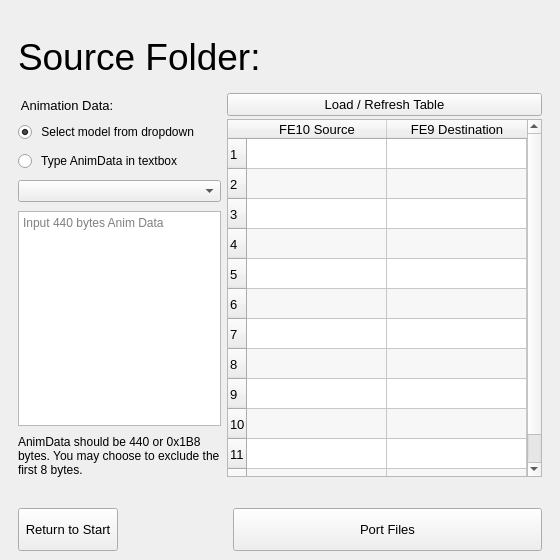
<?xml version="1.0" encoding="UTF-8"?>
<ui version="4.0">
 <class>MainWindow</class>
 <widget class="QMainWindow" name="MainWindow">
  <property name="geometry">
   <rect>
    <x>0</x>
    <y>0</y>
    <width>560</width>
    <height>560</height>
   </rect>
  </property>
  <property name="windowTitle">
   <string>MainWindow</string>
  </property>
  <widget class="QWidget" name="centralwidget">
   <layout class="QVBoxLayout" name="verticalLayout_3">
    <property name="bottomMargin">
     <number>0</number>
    </property>
    <item>
     <widget class="QStackedWidget" name="stackedWidget">
      <property name="minimumSize">
       <size>
        <width>446</width>
        <height>401</height>
       </size>
      </property>
      <property name="maximumSize">
       <size>
        <width>16777215</width>
        <height>16777215</height>
       </size>
      </property>
      <property name="font">
       <font>
        <bold>false</bold>
       </font>
      </property>
      <property name="currentIndex">
       <number>1</number>
      </property>
      <widget class="QWidget" name="Start_0">
       <layout class="QVBoxLayout" name="verticalLayout_2">
        <property name="leftMargin">
         <number>0</number>
        </property>
        <property name="topMargin">
         <number>0</number>
        </property>
        <property name="rightMargin">
         <number>0</number>
        </property>
        <property name="bottomMargin">
         <number>0</number>
        </property>
        <item>
         <widget class="QScrollArea" name="scrollArea_0">
          <property name="minimumSize">
           <size>
            <width>10</width>
            <height>384</height>
           </size>
          </property>
          <property name="frameShape">
           <enum>QFrame::Shape::NoFrame</enum>
          </property>
          <property name="widgetResizable">
           <bool>true</bool>
          </property>
          <widget class="QWidget" name="scrollAreaWidgetContents_0">
           <property name="geometry">
            <rect>
             <x>0</x>
             <y>0</y>
             <width>542</width>
             <height>551</height>
            </rect>
           </property>
           <layout class="QVBoxLayout" name="verticalLayout_5">
            <item>
             <widget class="QFrame" name="frame_top_0">
              <property name="sizePolicy">
               <sizepolicy hsizetype="Expanding" vsizetype="Expanding">
                <horstretch>0</horstretch>
                <verstretch>0</verstretch>
               </sizepolicy>
              </property>
              <property name="frameShape">
               <enum>QFrame::Shape::NoFrame</enum>
              </property>
              <property name="frameShadow">
               <enum>QFrame::Shadow::Raised</enum>
              </property>
              <layout class="QHBoxLayout" name="horizontalLayout_6">
               <property name="leftMargin">
                <number>9</number>
               </property>
               <property name="topMargin">
                <number>18</number>
               </property>
               <property name="rightMargin">
                <number>0</number>
               </property>
               <property name="bottomMargin">
                <number>0</number>
               </property>
               <item>
                <widget class="QFrame" name="frame_top_0a">
                 <property name="sizePolicy">
                  <sizepolicy hsizetype="Expanding" vsizetype="Expanding">
                   <horstretch>0</horstretch>
                   <verstretch>0</verstretch>
                  </sizepolicy>
                 </property>
                 <property name="frameShape">
                  <enum>QFrame::Shape::NoFrame</enum>
                 </property>
                 <property name="frameShadow">
                  <enum>QFrame::Shadow::Raised</enum>
                 </property>
                 <layout class="QHBoxLayout" name="horizontalLayout_7">
                  <property name="leftMargin">
                   <number>0</number>
                  </property>
                  <property name="topMargin">
                   <number>0</number>
                  </property>
                  <property name="rightMargin">
                   <number>0</number>
                  </property>
                  <property name="bottomMargin">
                   <number>0</number>
                  </property>
                  <item>
                   <widget class="QLabel" name="title_0">
                    <property name="minimumSize">
                     <size>
                      <width>120</width>
                      <height>50</height>
                     </size>
                    </property>
                    <property name="font">
                     <font>
                      <family>Segoe UI</family>
                      <pointsize>28</pointsize>
                      <bold>false</bold>
                     </font>
                    </property>
                    <property name="toolTip">
                     <string>&lt;html&gt;&lt;head/&gt;&lt;body&gt;&lt;p&gt;Port models from FE10 to FE9. This app can copy, rename, and edit hex data from Radiant Dawn ymu files for use in Path of Radiance&lt;/p&gt;&lt;/body&gt;&lt;/html&gt;</string>
                    </property>
                    <property name="text">
                     <string>0. Start</string>
                    </property>
                    <property name="alignment">
                     <set>Qt::AlignmentFlag::AlignLeading|Qt::AlignmentFlag::AlignLeft|Qt::AlignmentFlag::AlignVCenter</set>
                    </property>
                    <property name="wordWrap">
                     <bool>true</bool>
                    </property>
                   </widget>
                  </item>
                  <item>
                   <widget class="QFrame" name="frame_top_spacer_0">
                    <property name="sizePolicy">
                     <sizepolicy hsizetype="Expanding" vsizetype="Expanding">
                      <horstretch>4</horstretch>
                      <verstretch>0</verstretch>
                     </sizepolicy>
                    </property>
                    <property name="minimumSize">
                     <size>
                      <width>200</width>
                      <height>0</height>
                     </size>
                    </property>
                    <property name="maximumSize">
                     <size>
                      <width>111</width>
                      <height>71</height>
                     </size>
                    </property>
                    <property name="frameShape">
                     <enum>QFrame::Shape::NoFrame</enum>
                    </property>
                    <property name="frameShadow">
                     <enum>QFrame::Shadow::Raised</enum>
                    </property>
                   </widget>
                  </item>
                 </layout>
                </widget>
               </item>
              </layout>
             </widget>
            </item>
            <item>
             <widget class="QWidget" name="widget_upper_spacer_0" native="true">
              <property name="sizePolicy">
               <sizepolicy hsizetype="Preferred" vsizetype="Preferred">
                <horstretch>0</horstretch>
                <verstretch>0</verstretch>
               </sizepolicy>
              </property>
              <property name="minimumSize">
               <size>
                <width>0</width>
                <height>100</height>
               </size>
              </property>
             </widget>
            </item>
            <item>
             <widget class="QFrame" name="frame_middle_0">
              <property name="sizePolicy">
               <sizepolicy hsizetype="Expanding" vsizetype="Preferred">
                <horstretch>0</horstretch>
                <verstretch>3</verstretch>
               </sizepolicy>
              </property>
              <property name="frameShape">
               <enum>QFrame::Shape::NoFrame</enum>
              </property>
              <property name="frameShadow">
               <enum>QFrame::Shadow::Raised</enum>
              </property>
              <layout class="QVBoxLayout" name="verticalLayout">
               <property name="spacing">
                <number>24</number>
               </property>
               <property name="leftMargin">
                <number>0</number>
               </property>
               <property name="topMargin">
                <number>0</number>
               </property>
               <property name="rightMargin">
                <number>0</number>
               </property>
               <property name="bottomMargin">
                <number>0</number>
               </property>
               <item>
                <widget class="QFrame" name="frame_input_0">
                 <property name="sizePolicy">
                  <sizepolicy hsizetype="Expanding" vsizetype="Expanding">
                   <horstretch>0</horstretch>
                   <verstretch>2</verstretch>
                  </sizepolicy>
                 </property>
                 <property name="layoutDirection">
                  <enum>Qt::LayoutDirection::LeftToRight</enum>
                 </property>
                 <property name="frameShape">
                  <enum>QFrame::Shape::NoFrame</enum>
                 </property>
                 <property name="frameShadow">
                  <enum>QFrame::Shadow::Raised</enum>
                 </property>
                 <layout class="QHBoxLayout" name="horizontalLayout_8">
                  <property name="spacing">
                   <number>3</number>
                  </property>
                  <property name="leftMargin">
                   <number>0</number>
                  </property>
                  <property name="topMargin">
                   <number>9</number>
                  </property>
                  <property name="rightMargin">
                   <number>0</number>
                  </property>
                  <property name="bottomMargin">
                   <number>9</number>
                  </property>
                  <item>
                   <widget class="QFrame" name="frame_input_0a">
                    <property name="sizePolicy">
                     <sizepolicy hsizetype="Expanding" vsizetype="Expanding">
                      <horstretch>1</horstretch>
                      <verstretch>2</verstretch>
                     </sizepolicy>
                    </property>
                    <property name="frameShape">
                     <enum>QFrame::Shape::NoFrame</enum>
                    </property>
                    <property name="frameShadow">
                     <enum>QFrame::Shadow::Raised</enum>
                    </property>
                    <layout class="QVBoxLayout" name="verticalLayout_10">
                     <property name="spacing">
                      <number>3</number>
                     </property>
                     <property name="leftMargin">
                      <number>0</number>
                     </property>
                     <property name="topMargin">
                      <number>0</number>
                     </property>
                     <property name="rightMargin">
                      <number>0</number>
                     </property>
                     <property name="bottomMargin">
                      <number>0</number>
                     </property>
                     <item>
                      <widget class="QLineEdit" name="lineEdit_input_0">
                       <property name="sizePolicy">
                        <sizepolicy hsizetype="Expanding" vsizetype="Expanding">
                         <horstretch>0</horstretch>
                         <verstretch>0</verstretch>
                        </sizepolicy>
                       </property>
                       <property name="minimumSize">
                        <size>
                         <width>391</width>
                         <height>34</height>
                        </size>
                       </property>
                       <property name="maximumSize">
                        <size>
                         <width>16777215</width>
                         <height>34</height>
                        </size>
                       </property>
                       <property name="font">
                        <font>
                         <pointsize>10</pointsize>
                         <bold>false</bold>
                        </font>
                       </property>
                       <property name="text">
                        <string/>
                       </property>
                       <property name="clearButtonEnabled">
                        <bool>true</bool>
                       </property>
                      </widget>
                     </item>
                     <item>
                      <widget class="QPushButton" name="button_input_0">
                       <property name="sizePolicy">
                        <sizepolicy hsizetype="Expanding" vsizetype="Expanding">
                         <horstretch>0</horstretch>
                         <verstretch>2</verstretch>
                        </sizepolicy>
                       </property>
                       <property name="minimumSize">
                        <size>
                         <width>0</width>
                         <height>31</height>
                        </size>
                       </property>
                       <property name="maximumSize">
                        <size>
                         <width>16777215</width>
                         <height>31</height>
                        </size>
                       </property>
                       <property name="font">
                        <font>
                         <pointsize>10</pointsize>
                         <bold>false</bold>
                        </font>
                       </property>
                       <property name="toolTip">
                        <string>&lt;html&gt;&lt;head/&gt;&lt;body&gt;&lt;p&gt;Choose an input model folder from FE10's ymu folder&lt;/p&gt;&lt;/body&gt;&lt;/html&gt;</string>
                       </property>
                       <property name="text">
                        <string>Select Input Folder</string>
                       </property>
                      </widget>
                     </item>
                    </layout>
                   </widget>
                  </item>
                 </layout>
                </widget>
               </item>
               <item>
                <widget class="QFrame" name="frame_output_0">
                 <property name="sizePolicy">
                  <sizepolicy hsizetype="Expanding" vsizetype="Expanding">
                   <horstretch>0</horstretch>
                   <verstretch>2</verstretch>
                  </sizepolicy>
                 </property>
                 <property name="layoutDirection">
                  <enum>Qt::LayoutDirection::LeftToRight</enum>
                 </property>
                 <property name="frameShape">
                  <enum>QFrame::Shape::NoFrame</enum>
                 </property>
                 <property name="frameShadow">
                  <enum>QFrame::Shadow::Raised</enum>
                 </property>
                 <layout class="QHBoxLayout" name="horizontalLayout_9">
                  <property name="spacing">
                   <number>3</number>
                  </property>
                  <property name="leftMargin">
                   <number>0</number>
                  </property>
                  <property name="topMargin">
                   <number>0</number>
                  </property>
                  <property name="rightMargin">
                   <number>0</number>
                  </property>
                  <property name="bottomMargin">
                   <number>0</number>
                  </property>
                  <item>
                   <widget class="QFrame" name="frame_0_output_a">
                    <property name="sizePolicy">
                     <sizepolicy hsizetype="Expanding" vsizetype="Expanding">
                      <horstretch>1</horstretch>
                      <verstretch>2</verstretch>
                     </sizepolicy>
                    </property>
                    <property name="frameShape">
                     <enum>QFrame::Shape::NoFrame</enum>
                    </property>
                    <property name="frameShadow">
                     <enum>QFrame::Shadow::Raised</enum>
                    </property>
                    <layout class="QVBoxLayout" name="verticalLayout_11">
                     <property name="spacing">
                      <number>3</number>
                     </property>
                     <property name="leftMargin">
                      <number>0</number>
                     </property>
                     <property name="topMargin">
                      <number>0</number>
                     </property>
                     <property name="rightMargin">
                      <number>0</number>
                     </property>
                     <property name="bottomMargin">
                      <number>0</number>
                     </property>
                     <item>
                      <widget class="QLineEdit" name="lineEdit_output_0">
                       <property name="sizePolicy">
                        <sizepolicy hsizetype="Expanding" vsizetype="Expanding">
                         <horstretch>0</horstretch>
                         <verstretch>0</verstretch>
                        </sizepolicy>
                       </property>
                       <property name="minimumSize">
                        <size>
                         <width>391</width>
                         <height>34</height>
                        </size>
                       </property>
                       <property name="maximumSize">
                        <size>
                         <width>16777215</width>
                         <height>39</height>
                        </size>
                       </property>
                       <property name="font">
                        <font>
                         <pointsize>10</pointsize>
                         <bold>false</bold>
                        </font>
                       </property>
                       <property name="text">
                        <string/>
                       </property>
                       <property name="clearButtonEnabled">
                        <bool>true</bool>
                       </property>
                      </widget>
                     </item>
                     <item>
                      <widget class="QPushButton" name="button_output_0">
                       <property name="sizePolicy">
                        <sizepolicy hsizetype="Expanding" vsizetype="Expanding">
                         <horstretch>0</horstretch>
                         <verstretch>2</verstretch>
                        </sizepolicy>
                       </property>
                       <property name="minimumSize">
                        <size>
                         <width>0</width>
                         <height>31</height>
                        </size>
                       </property>
                       <property name="maximumSize">
                        <size>
                         <width>16777215</width>
                         <height>31</height>
                        </size>
                       </property>
                       <property name="font">
                        <font>
                         <pointsize>10</pointsize>
                         <bold>false</bold>
                        </font>
                       </property>
                       <property name="toolTip">
                        <string>&lt;html&gt;&lt;head/&gt;&lt;body&gt;&lt;p&gt;Select an output folder. This should function as a new FE9 ymu model folder&lt;/p&gt;&lt;/body&gt;&lt;/html&gt;</string>
                       </property>
                       <property name="text">
                        <string>Select Output Folder</string>
                       </property>
                      </widget>
                     </item>
                    </layout>
                   </widget>
                  </item>
                 </layout>
                </widget>
               </item>
              </layout>
             </widget>
            </item>
            <item>
             <widget class="QWidget" name="widget_lower_spacer_0" native="true">
              <property name="sizePolicy">
               <sizepolicy hsizetype="Preferred" vsizetype="Preferred">
                <horstretch>1</horstretch>
                <verstretch>4</verstretch>
               </sizepolicy>
              </property>
              <property name="minimumSize">
               <size>
                <width>0</width>
                <height>100</height>
               </size>
              </property>
             </widget>
            </item>
            <item>
             <widget class="QFrame" name="frame_bottom_0">
              <property name="sizePolicy">
               <sizepolicy hsizetype="Expanding" vsizetype="Expanding">
                <horstretch>0</horstretch>
                <verstretch>1</verstretch>
               </sizepolicy>
              </property>
              <property name="maximumSize">
               <size>
                <width>16777215</width>
                <height>16777215</height>
               </size>
              </property>
              <property name="frameShape">
               <enum>QFrame::Shape::NoFrame</enum>
              </property>
              <property name="frameShadow">
               <enum>QFrame::Shadow::Raised</enum>
              </property>
              <layout class="QHBoxLayout" name="horizontalLayout_10">
               <property name="leftMargin">
                <number>0</number>
               </property>
               <property name="topMargin">
                <number>0</number>
               </property>
               <property name="rightMargin">
                <number>0</number>
               </property>
               <property name="bottomMargin">
                <number>0</number>
               </property>
               <item>
                <widget class="QWidget" name="frame_0_bottom_spacer_n" native="true">
                 <property name="sizePolicy">
                  <sizepolicy hsizetype="Preferred" vsizetype="Preferred">
                   <horstretch>4</horstretch>
                   <verstretch>0</verstretch>
                  </sizepolicy>
                 </property>
                 <property name="maximumSize">
                  <size>
                   <width>16777215</width>
                   <height>50</height>
                  </size>
                 </property>
                </widget>
               </item>
               <item>
                <widget class="QPushButton" name="button_next_0">
                 <property name="sizePolicy">
                  <sizepolicy hsizetype="Preferred" vsizetype="Preferred">
                   <horstretch>1</horstretch>
                   <verstretch>0</verstretch>
                  </sizepolicy>
                 </property>
                 <property name="minimumSize">
                  <size>
                   <width>79</width>
                   <height>24</height>
                  </size>
                 </property>
                 <property name="maximumSize">
                  <size>
                   <width>200</width>
                   <height>16777215</height>
                  </size>
                 </property>
                 <property name="font">
                  <font>
                   <pointsize>10</pointsize>
                   <bold>false</bold>
                  </font>
                 </property>
                 <property name="text">
                  <string>Next</string>
                 </property>
                </widget>
               </item>
              </layout>
             </widget>
            </item>
           </layout>
          </widget>
         </widget>
        </item>
       </layout>
      </widget>
      <widget class="QWidget" name="Port_1">
       <layout class="QVBoxLayout" name="verticalLayout_19">
        <property name="leftMargin">
         <number>0</number>
        </property>
        <property name="topMargin">
         <number>0</number>
        </property>
        <property name="rightMargin">
         <number>0</number>
        </property>
        <property name="bottomMargin">
         <number>0</number>
        </property>
        <item>
         <widget class="QScrollArea" name="scrollArea_1">
          <property name="minimumSize">
           <size>
            <width>10</width>
            <height>384</height>
           </size>
          </property>
          <property name="frameShape">
           <enum>QFrame::Shape::NoFrame</enum>
          </property>
          <property name="widgetResizable">
           <bool>true</bool>
          </property>
          <widget class="QWidget" name="scrollAreaWidgetContents_1">
           <property name="geometry">
            <rect>
             <x>0</x>
             <y>0</y>
             <width>542</width>
             <height>551</height>
            </rect>
           </property>
           <layout class="QVBoxLayout" name="verticalLayout_4">
            <property name="bottomMargin">
             <number>9</number>
            </property>
            <item>
             <widget class="QFrame" name="frame_top_1">
              <property name="sizePolicy">
               <sizepolicy hsizetype="Expanding" vsizetype="Expanding">
                <horstretch>0</horstretch>
                <verstretch>0</verstretch>
               </sizepolicy>
              </property>
              <property name="maximumSize">
               <size>
                <width>16777215</width>
                <height>80</height>
               </size>
              </property>
              <property name="frameShape">
               <enum>QFrame::Shape::NoFrame</enum>
              </property>
              <property name="frameShadow">
               <enum>QFrame::Shadow::Raised</enum>
              </property>
              <layout class="QHBoxLayout" name="horizontalLayout_15">
               <property name="leftMargin">
                <number>0</number>
               </property>
               <property name="topMargin">
                <number>18</number>
               </property>
               <property name="rightMargin">
                <number>0</number>
               </property>
               <property name="bottomMargin">
                <number>9</number>
               </property>
               <item>
                <widget class="QLabel" name="label_src_1">
                 <property name="sizePolicy">
                  <sizepolicy hsizetype="Preferred" vsizetype="Preferred">
                   <horstretch>2</horstretch>
                   <verstretch>0</verstretch>
                  </sizepolicy>
                 </property>
                 <property name="font">
                  <font>
                   <pointsize>28</pointsize>
                   <bold>false</bold>
                  </font>
                 </property>
                 <property name="toolTip">
                  <string>&lt;html&gt;&lt;head/&gt;&lt;body&gt;&lt;p&gt;Use FE10 AnimData to rename animation files from motion_# in FE10 to motion_AZ in FE9&lt;/p&gt;&lt;/body&gt;&lt;/html&gt;</string>
                 </property>
                 <property name="text">
                  <string>Source Folder: </string>
                 </property>
                 <property name="alignment">
                  <set>Qt::AlignmentFlag::AlignLeading|Qt::AlignmentFlag::AlignLeft|Qt::AlignmentFlag::AlignVCenter</set>
                 </property>
                 <property name="wordWrap">
                  <bool>true</bool>
                 </property>
                </widget>
               </item>
              </layout>
             </widget>
            </item>
            <item>
             <widget class="QFrame" name="frame_center_1">
              <property name="sizePolicy">
               <sizepolicy hsizetype="Preferred" vsizetype="Preferred">
                <horstretch>0</horstretch>
                <verstretch>2</verstretch>
               </sizepolicy>
              </property>
              <property name="maximumSize">
               <size>
                <width>16777215</width>
                <height>400</height>
               </size>
              </property>
              <property name="layoutDirection">
               <enum>Qt::LayoutDirection::LeftToRight</enum>
              </property>
              <property name="frameShape">
               <enum>QFrame::Shape::NoFrame</enum>
              </property>
              <property name="frameShadow">
               <enum>QFrame::Shadow::Plain</enum>
              </property>
              <layout class="QGridLayout" name="gridLayout_5">
               <property name="leftMargin">
                <number>0</number>
               </property>
               <property name="topMargin">
                <number>0</number>
               </property>
               <property name="rightMargin">
                <number>0</number>
               </property>
               <property name="bottomMargin">
                <number>9</number>
               </property>
               <item row="0" column="2">
                <widget class="QFrame" name="frame_anim_data_1">
                 <property name="sizePolicy">
                  <sizepolicy hsizetype="Expanding" vsizetype="Expanding">
                   <horstretch>0</horstretch>
                   <verstretch>0</verstretch>
                  </sizepolicy>
                 </property>
                 <property name="minimumSize">
                  <size>
                   <width>50</width>
                   <height>0</height>
                  </size>
                 </property>
                 <property name="frameShape">
                  <enum>QFrame::Shape::NoFrame</enum>
                 </property>
                 <property name="frameShadow">
                  <enum>QFrame::Shadow::Raised</enum>
                 </property>
                 <layout class="QVBoxLayout" name="verticalLayout_17">
                  <property name="spacing">
                   <number>9</number>
                  </property>
                  <property name="sizeConstraint">
                   <enum>QLayout::SizeConstraint::SetNoConstraint</enum>
                  </property>
                  <property name="leftMargin">
                   <number>0</number>
                  </property>
                  <property name="topMargin">
                   <number>5</number>
                  </property>
                  <property name="rightMargin">
                   <number>0</number>
                  </property>
                  <property name="bottomMargin">
                   <number>0</number>
                  </property>
                  <item>
                   <widget class="QLabel" name="label_anim_data_1">
                    <property name="font">
                     <font>
                      <pointsize>10</pointsize>
                      <bold>false</bold>
                     </font>
                    </property>
                    <property name="toolTip">
                     <string>&lt;html&gt;&lt;head/&gt;&lt;body&gt;&lt;p&gt;&lt;br/&gt;&lt;/p&gt;&lt;/body&gt;&lt;/html&gt;</string>
                    </property>
                    <property name="text">
                     <string> Animation Data:</string>
                    </property>
                    <property name="wordWrap">
                     <bool>true</bool>
                    </property>
                   </widget>
                  </item>
                  <item>
                   <widget class="QRadioButton" name="radio_comboBox_1">
                    <property name="toolTip">
                     <string>&lt;html&gt;&lt;head/&gt;&lt;body&gt;&lt;p&gt;Select a ymu folder from the dropdown list to load a vanilla model's AnimData in the textbox. &lt;/p&gt;&lt;/body&gt;&lt;/html&gt;</string>
                    </property>
                    <property name="text">
                     <string> Select model from dropdown</string>
                    </property>
                    <property name="checked">
                     <bool>true</bool>
                    </property>
                   </widget>
                  </item>
                  <item>
                   <widget class="QRadioButton" name="radio_textBox_1">
                    <property name="toolTip">
                     <string>&lt;html&gt;&lt;head/&gt;&lt;body&gt;&lt;p&gt;Input AnimData in the textbox. &lt;/p&gt;&lt;p&gt;This should be 440 or 0x1B8 bytes. You may choose to include or exclude the first 8 bytes&lt;/p&gt;&lt;/body&gt;&lt;/html&gt;</string>
                    </property>
                    <property name="text">
                     <string> Type AnimData in textbox</string>
                    </property>
                   </widget>
                  </item>
                  <item>
                   <widget class="QComboBox" name="comboBox_1">
                    <property name="toolTip">
                     <string/>
                    </property>
                   </widget>
                  </item>
                  <item>
                   <widget class="QTextEdit" name="textEdit_anim_data_1">
                    <property name="toolTip">
                     <string/>
                    </property>
                    <property name="whatsThis">
                     <string>&lt;html&gt;&lt;head/&gt;&lt;body&gt;&lt;p&gt;&lt;br/&gt;&lt;/p&gt;&lt;/body&gt;&lt;/html&gt;</string>
                    </property>
                    <property name="html">
                     <string>&lt;!DOCTYPE HTML PUBLIC &quot;-//W3C//DTD HTML 4.0//EN&quot; &quot;http://www.w3.org/TR/REC-html40/strict.dtd&quot;&gt;
&lt;html&gt;&lt;head&gt;&lt;meta name=&quot;qrichtext&quot; content=&quot;1&quot; /&gt;&lt;meta charset=&quot;utf-8&quot; /&gt;&lt;style type=&quot;text/css&quot;&gt;
p, li { white-space: pre-wrap; }
hr { height: 1px; border-width: 0; }
li.unchecked::marker { content: &quot;\2610&quot;; }
li.checked::marker { content: &quot;\2612&quot;; }
&lt;/style&gt;&lt;/head&gt;&lt;body style=&quot; font-family:'Segoe UI'; font-size:9pt; font-weight:400; font-style:normal;&quot;&gt;
&lt;p style=&quot;-qt-paragraph-type:empty; margin-top:12px; margin-bottom:12px; margin-left:0px; margin-right:0px; -qt-block-indent:0; text-indent:0px;&quot;&gt;&lt;br /&gt;&lt;/p&gt;&lt;/body&gt;&lt;/html&gt;</string>
                    </property>
                    <property name="placeholderText">
                     <string>Input 440 bytes Anim Data</string>
                    </property>
                   </widget>
                  </item>
                  <item>
                   <widget class="QLabel" name="label_anim_data_into_1">
                    <property name="font">
                     <font>
                      <pointsize>9</pointsize>
                      <bold>false</bold>
                     </font>
                    </property>
                    <property name="text">
                     <string>AnimData should be 440 or 0x1B8 bytes. You may choose to exclude the first 8 bytes.</string>
                    </property>
                    <property name="wordWrap">
                     <bool>true</bool>
                    </property>
                   </widget>
                  </item>
                 </layout>
                </widget>
               </item>
               <item row="0" column="3">
                <widget class="QFrame" name="frame_table_1">
                 <property name="sizePolicy">
                  <sizepolicy hsizetype="Minimum" vsizetype="Minimum">
                   <horstretch>0</horstretch>
                   <verstretch>0</verstretch>
                  </sizepolicy>
                 </property>
                 <property name="minimumSize">
                  <size>
                   <width>315</width>
                   <height>0</height>
                  </size>
                 </property>
                 <property name="maximumSize">
                  <size>
                   <width>350</width>
                   <height>16777215</height>
                  </size>
                 </property>
                 <property name="frameShape">
                  <enum>QFrame::Shape::NoFrame</enum>
                 </property>
                 <property name="frameShadow">
                  <enum>QFrame::Shadow::Raised</enum>
                 </property>
                 <layout class="QVBoxLayout" name="verticalLayout_18">
                  <property name="spacing">
                   <number>3</number>
                  </property>
                  <property name="leftMargin">
                   <number>0</number>
                  </property>
                  <property name="topMargin">
                   <number>0</number>
                  </property>
                  <property name="rightMargin">
                   <number>0</number>
                  </property>
                  <property name="bottomMargin">
                   <number>0</number>
                  </property>
                  <item>
                   <widget class="QPushButton" name="button_load_table_1">
                    <property name="sizePolicy">
                     <sizepolicy hsizetype="Fixed" vsizetype="Fixed">
                      <horstretch>0</horstretch>
                      <verstretch>0</verstretch>
                     </sizepolicy>
                    </property>
                    <property name="minimumSize">
                     <size>
                      <width>315</width>
                      <height>0</height>
                     </size>
                    </property>
                    <property name="maximumSize">
                     <size>
                      <width>300</width>
                      <height>16777215</height>
                     </size>
                    </property>
                    <property name="font">
                     <font>
                      <pointsize>10</pointsize>
                      <bold>false</bold>
                     </font>
                    </property>
                    <property name="toolTip">
                     <string>&lt;html&gt;&lt;head/&gt;&lt;body&gt;&lt;p&gt;After loading AnimData, click this button to view what each animation will be renamed to. &lt;/p&gt;&lt;p&gt;This will not finalize the name change.&lt;/p&gt;&lt;/body&gt;&lt;/html&gt;</string>
                    </property>
                    <property name="text">
                     <string>Load / Refresh Table</string>
                    </property>
                   </widget>
                  </item>
                  <item>
                   <widget class="QTableWidget" name="tableW_1">
                    <property name="sizePolicy">
                     <sizepolicy hsizetype="Fixed" vsizetype="Fixed">
                      <horstretch>0</horstretch>
                      <verstretch>0</verstretch>
                     </sizepolicy>
                    </property>
                    <property name="minimumSize">
                     <size>
                      <width>315</width>
                      <height>358</height>
                     </size>
                    </property>
                    <property name="maximumSize">
                     <size>
                      <width>315</width>
                      <height>16777215</height>
                     </size>
                    </property>
                    <property name="font">
                     <font>
                      <pointsize>10</pointsize>
                      <bold>false</bold>
                     </font>
                    </property>
                    <property name="frameShadow">
                     <enum>QFrame::Shadow::Plain</enum>
                    </property>
                    <property name="verticalScrollBarPolicy">
                     <enum>Qt::ScrollBarPolicy::ScrollBarAlwaysOn</enum>
                    </property>
                    <property name="horizontalScrollBarPolicy">
                     <enum>Qt::ScrollBarPolicy::ScrollBarAlwaysOff</enum>
                    </property>
                    <property name="sizeAdjustPolicy">
                     <enum>QAbstractScrollArea::SizeAdjustPolicy::AdjustIgnored</enum>
                    </property>
                    <property name="editTriggers">
                     <set>QAbstractItemView::EditTrigger::NoEditTriggers</set>
                    </property>
                    <property name="alternatingRowColors">
                     <bool>true</bool>
                    </property>
                    <property name="horizontalScrollMode">
                     <enum>QAbstractItemView::ScrollMode::ScrollPerPixel</enum>
                    </property>
                    <property name="rowCount">
                     <number>12</number>
                    </property>
                    <attribute name="horizontalHeaderMinimumSectionSize">
                     <number>140</number>
                    </attribute>
                    <attribute name="horizontalHeaderDefaultSectionSize">
                     <number>140</number>
                    </attribute>
                    <attribute name="verticalHeaderVisible">
                     <bool>true</bool>
                    </attribute>
                    <attribute name="verticalHeaderHighlightSections">
                     <bool>true</bool>
                    </attribute>
                    <row/>
                    <row/>
                    <row/>
                    <row/>
                    <row/>
                    <row/>
                    <row/>
                    <row/>
                    <row/>
                    <row/>
                    <row/>
                    <row/>
                    <column>
                     <property name="text">
                      <string>FE10 Source</string>
                     </property>
                    </column>
                    <column>
                     <property name="text">
                      <string>FE9 Destination</string>
                     </property>
                    </column>
                    <item row="0" column="0">
                     <property name="text">
                      <string/>
                     </property>
                    </item>
                   </widget>
                  </item>
                 </layout>
                </widget>
               </item>
              </layout>
             </widget>
            </item>
            <item>
             <widget class="QFrame" name="frame_lower_spacer_1">
              <property name="sizePolicy">
               <sizepolicy hsizetype="Preferred" vsizetype="Preferred">
                <horstretch>0</horstretch>
                <verstretch>2</verstretch>
               </sizepolicy>
              </property>
              <property name="maximumSize">
               <size>
                <width>16777215</width>
                <height>10</height>
               </size>
              </property>
              <property name="frameShape">
               <enum>QFrame::Shape::NoFrame</enum>
              </property>
              <property name="frameShadow">
               <enum>QFrame::Shadow::Raised</enum>
              </property>
             </widget>
            </item>
            <item>
             <widget class="QFrame" name="frame_bottom_1">
              <property name="sizePolicy">
               <sizepolicy hsizetype="Preferred" vsizetype="Expanding">
                <horstretch>1</horstretch>
                <verstretch>1</verstretch>
               </sizepolicy>
              </property>
              <property name="maximumSize">
               <size>
                <width>16777215</width>
                <height>60</height>
               </size>
              </property>
              <property name="frameShape">
               <enum>QFrame::Shape::NoFrame</enum>
              </property>
              <property name="frameShadow">
               <enum>QFrame::Shadow::Raised</enum>
              </property>
              <layout class="QHBoxLayout" name="horizontalLayout_17">
               <property name="leftMargin">
                <number>0</number>
               </property>
               <property name="topMargin">
                <number>0</number>
               </property>
               <property name="rightMargin">
                <number>0</number>
               </property>
               <property name="bottomMargin">
                <number>0</number>
               </property>
               <item>
                <widget class="QPushButton" name="button_back_1">
                 <property name="sizePolicy">
                  <sizepolicy hsizetype="Preferred" vsizetype="Preferred">
                   <horstretch>1</horstretch>
                   <verstretch>1</verstretch>
                  </sizepolicy>
                 </property>
                 <property name="maximumSize">
                  <size>
                   <width>16777215</width>
                   <height>16777215</height>
                  </size>
                 </property>
                 <property name="font">
                  <font>
                   <pointsize>10</pointsize>
                   <bold>false</bold>
                  </font>
                 </property>
                 <property name="text">
                  <string> Return to Start </string>
                 </property>
                </widget>
               </item>
               <item>
                <widget class="QWidget" name="frame_bottom_spacer_1a" native="true">
                 <property name="sizePolicy">
                  <sizepolicy hsizetype="Preferred" vsizetype="Preferred">
                   <horstretch>3</horstretch>
                   <verstretch>0</verstretch>
                  </sizepolicy>
                 </property>
                 <property name="maximumSize">
                  <size>
                   <width>16777215</width>
                   <height>16777215</height>
                  </size>
                 </property>
                </widget>
               </item>
               <item>
                <widget class="QPushButton" name="button_run_1">
                 <property name="sizePolicy">
                  <sizepolicy hsizetype="Preferred" vsizetype="Preferred">
                   <horstretch>9</horstretch>
                   <verstretch>0</verstretch>
                  </sizepolicy>
                 </property>
                 <property name="maximumSize">
                  <size>
                   <width>314</width>
                   <height>16777215</height>
                  </size>
                 </property>
                 <property name="font">
                  <font>
                   <pointsize>10</pointsize>
                   <bold>false</bold>
                  </font>
                 </property>
                 <property name="toolTip">
                  <string>&lt;html&gt;&lt;head/&gt;&lt;body&gt;&lt;p&gt;Modify and rename files.&lt;/p&gt;&lt;p&gt;Some files will be copied and renamed if they are used for more than one weapon.&lt;/p&gt;&lt;/body&gt;&lt;/html&gt;</string>
                 </property>
                 <property name="text">
                  <string>Port Files</string>
                 </property>
                </widget>
               </item>
              </layout>
             </widget>
            </item>
           </layout>
          </widget>
         </widget>
        </item>
       </layout>
      </widget>
     </widget>
    </item>
   </layout>
  </widget>
 </widget>
 <resources/>
 <connections/>
</ui>
